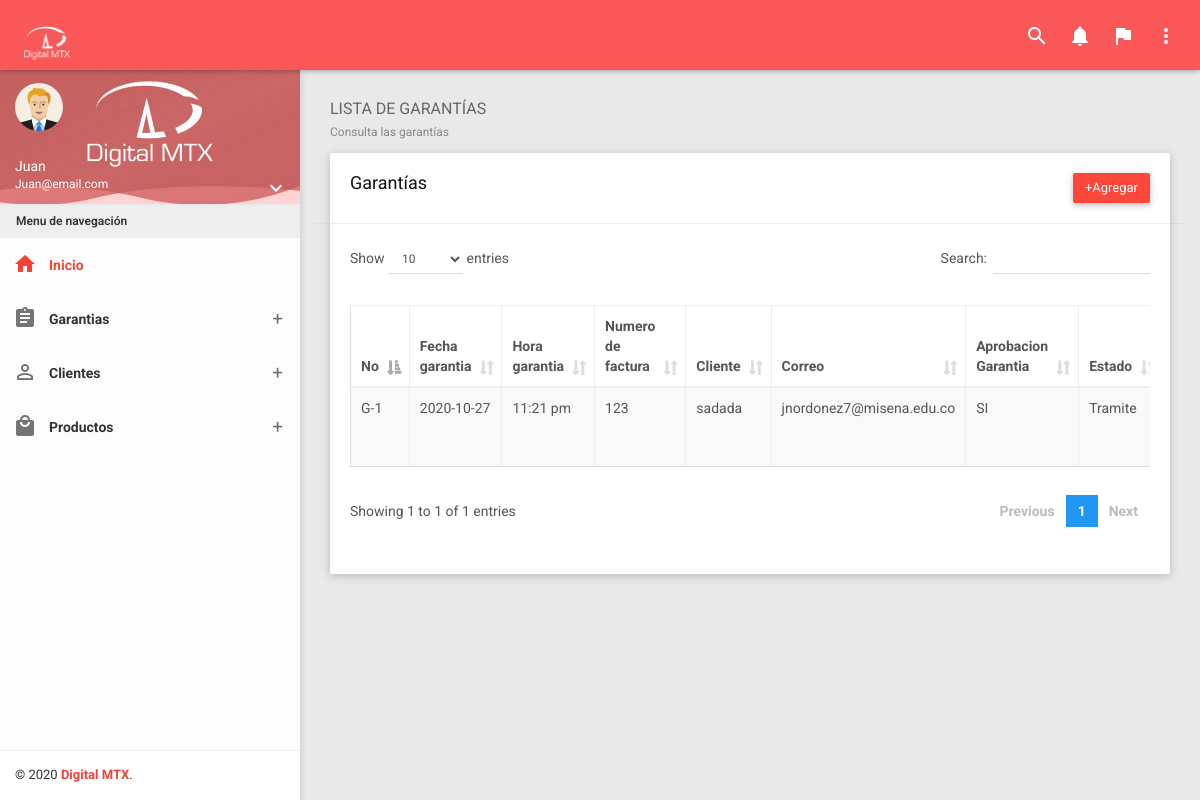
Page /?controller=garanty&method=listGaranty (signed in) on the earlier database version.
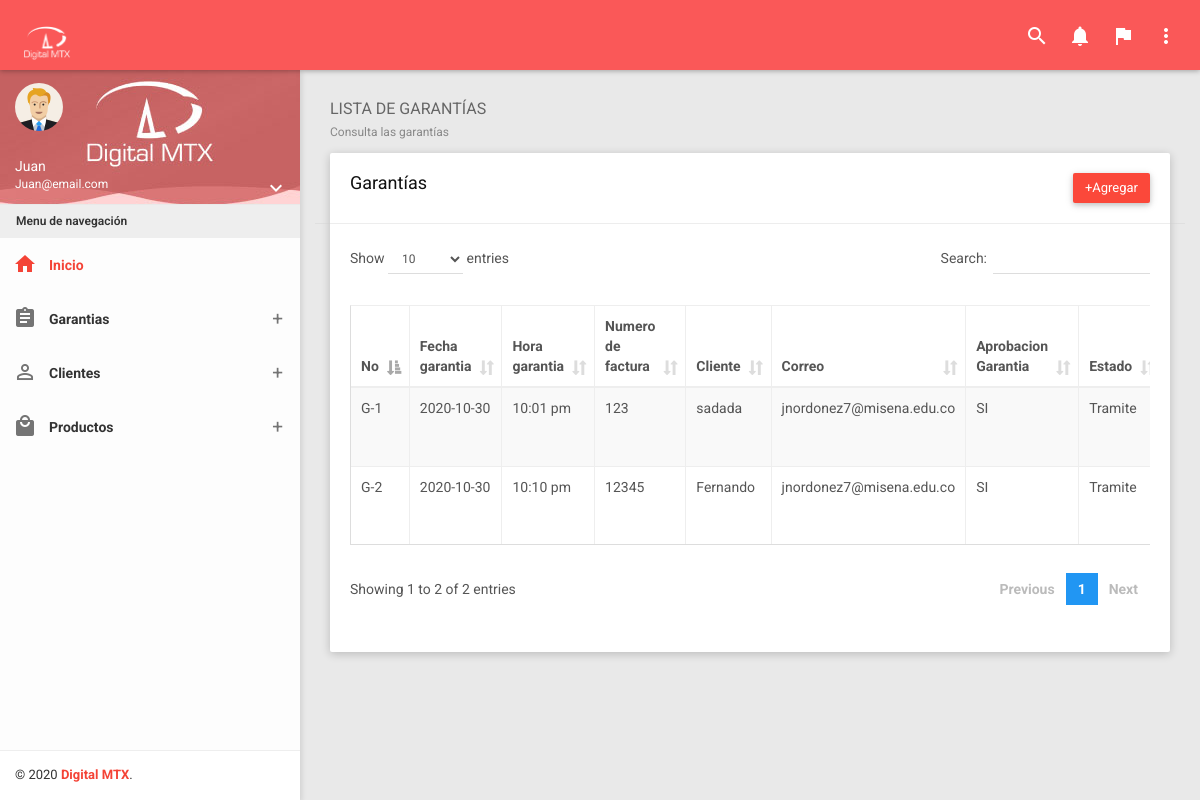
Same page on the later database version.
### tables this page shows
CREATE TABLE `mg_garantia` (
  `id` int(11) NOT NULL,
  `No_garantia` varchar(20) NOT NULL,
  `Fecha_ingreso` date NOT NULL,
  `Hora_ingreso` varchar(50) NOT NULL,
  `Numero_Factura` varchar(50) NOT NULL,
  `Punto_Venta` varchar(50) NOT NULL,
  `Fecha_Compra` date NOT NULL,
  `Nombre_Cliente` varchar(50) NOT NULL,
  `Identificacion_Cliente` varchar(50) NOT NULL,
  `Correo_Cliente` varchar(50) NOT NULL,
  `Direccion_Cliente` varchar(50) NOT NULL,
  `Proveedor` varchar(50) NOT NULL,
  `Flete` varchar(5) NOT NULL,
  `Departamento` varchar(50) DEFAULT NULL,
  `Municipio` varchar(50) DEFAULT NULL,
  `Valor_Flete` varchar(40) DEFAULT NULL,
  `No_Guia` varchar(20) DEFAULT NULL,
  `Transportadora` varchar(50) DEFAULT NULL,
  `Observacion_Empleado` text NOT NULL,
  `Empleado` varchar(50) NOT NULL
);

CREATE TABLE `mg_detalle_garantia` (
  `id` int(11) NOT NULL,
  `Codigo_Producto` varchar(50) DEFAULT NULL,
  `Descripcion_Producto` text DEFAULT NULL,
  `Marca_Producto` varchar(50) DEFAULT NULL,
  `Sello_Producto` varchar(50) DEFAULT NULL,
  `Referencia` varchar(50) DEFAULT NULL,
  `Id_Garantia` int(11) DEFAULT NULL,
  `Observacion_Cliente` text DEFAULT NULL,
  `Aprobacion_Garantia` varchar(5) DEFAULT NULL,
  `Estado` varchar(50) DEFAULT NULL,
  `Observacion_Final` text DEFAULT NULL
);

### Controllers/GarantyController.php (called while the page is built, shortened)
<?php
require 'Models/Garanty.php';
class GarantyController
{
  private $model;
  public function __construct()
  {
    $this->model = new Garanty;
  }
  public function listGaranty()
  {
    require 'Views/Layout.php';
    $garanties = $this->model->getAllDet();
    require 'Views/Garanty/listGaranty.php';
  }
}

### Models/Garanty.php (called while the page is built, shortened)
<?php
class Garanty
{
    private $pdo;
    public function __construct()
    {
        try {
            $this->pdo = new Conexion;
        } catch (PDOException $e) {
            die($e->getMessage());
        }
    }
    public function getAllDet()
    {
        try {
            $strSql = "SELECT g.*,d.* FROM mg_garantia g INNER JOIN mg_detalle_garantia d ON g.id = d.Id_Garantia GROUP BY g.No_garantia ORDER BY d.Id_Garantia ASC";
            $query = $this->pdo->select($strSql);
            return $query;
        } catch (PDOException $e) {
            die($e->getMessage());
        }
    }
}

### Providers/Database.php (called while the page is built, shortened)
<?php
class Conexion extends PDO
{
	public function select($strSql, $arrayData = array(), $fetchMode = PDO::FETCH_OBJ)
	{
		$query = $this->prepare($strSql);
		if (!$query->execute())
			echo "Error, la consulta no se realizó";
		else
			return $query->fetchAll($fetchMode);
	}
}

### Views/Garanty/listGaranty.php (the view, shortened to what this page needs)
<section class="content">
    <div class="container-fluid">
        <div class="block-header">
            <h2>
                LISTA DE GARANTÍAS
                <small>Consulta las garantías</small>
            </h2>
        </div>
        <div class="row clearfix">
            <div class="col-lg-12 col-md-12 col-sm-12 col-xs-12">
                <div class="card">
                    <div class="header row">
                        <div class="col-sm-6">
                            <h2>Garantías</h2>
                        </div>
                        <div class="col-sm-6 text-right">
                            <a href="?controller=garanty&method=new" class="btn btn-danger float-right">+Agregar</a>
                        </div>
                    </div>
                    <div class="body">
                        <div class="table-responsive">
                            <table class="table table-bordered table-striped table-hover dataTable <?php echo $_SESSION['user']->cargo == "Administrador" ? 'js-exportable' : 'js-basic-example' ?>">
                                <thead>
                                    <tr>
                                        <th>No</th>
                                        <th>Fecha garantia</th>
                                        <th>Hora garantia</th>
                                        <th>Numero de factura</th>
                                        <th>Cliente</th>
                                        <th>Correo</th>
                                        <th>Aprobacion Garantia</th>
                                        <th>Estado</th>
                                    </tr>
                                </thead>
                                <tbody>
                                    <?php foreach ($garanties as $key => $garanty) {
                                         ?>
                                            <tr>
                                                <td><?php echo $garanty->No_garantia ?></td>
                                                <td><?php echo $garanty->Fecha_ingreso ?></td>
                                                <td><?php echo $garanty->Hora_ingreso ?></td>
                                                <td><?php echo $garanty->Numero_Factura ?></td>
                                                <td><?php echo $garanty->Nombre_Cliente ?></td>
                                                <td><?php echo $garanty->Correo_Cliente ?></td>
                                                <td><?php echo $garanty->Aprobacion_Garantia ?></td>
                                                <td><?php echo $garanty->Estado ?></td>
                                     </tr>
                                <?php
                            } ?>
                        </tbody>
                    </table>
                    </div>
                </div>
            </div>
        </div>
    </div>
    </div>
</section>

Differences in the rows shown:
changed mg_garantia "sadada": Fecha_ingreso "2020-10-27" → "2020-10-30"; Hora_ingreso "11:21 pm" → "10:01 pm"
added mg_garantia: No_garantia "G-2", Fecha_ingreso "2020-10-30", Hora_ingreso "10:10 pm", Numero_Factura "12345", Nombre_Cliente "Fernando", Correo_Cliente "jnordonez7@misena.edu.co", mg_detalle_garantia.Aprobacion_Garantia "SI", mg_detalle_garantia.Estado "Tramite"
Other differences:
text written by a page script: "Show entries Search: Showing 1 to 1 of 1 entries Previous 1 Next" → "Show entries Search: Showing 1 to 2 of 2 entries Previous 1 Next"
